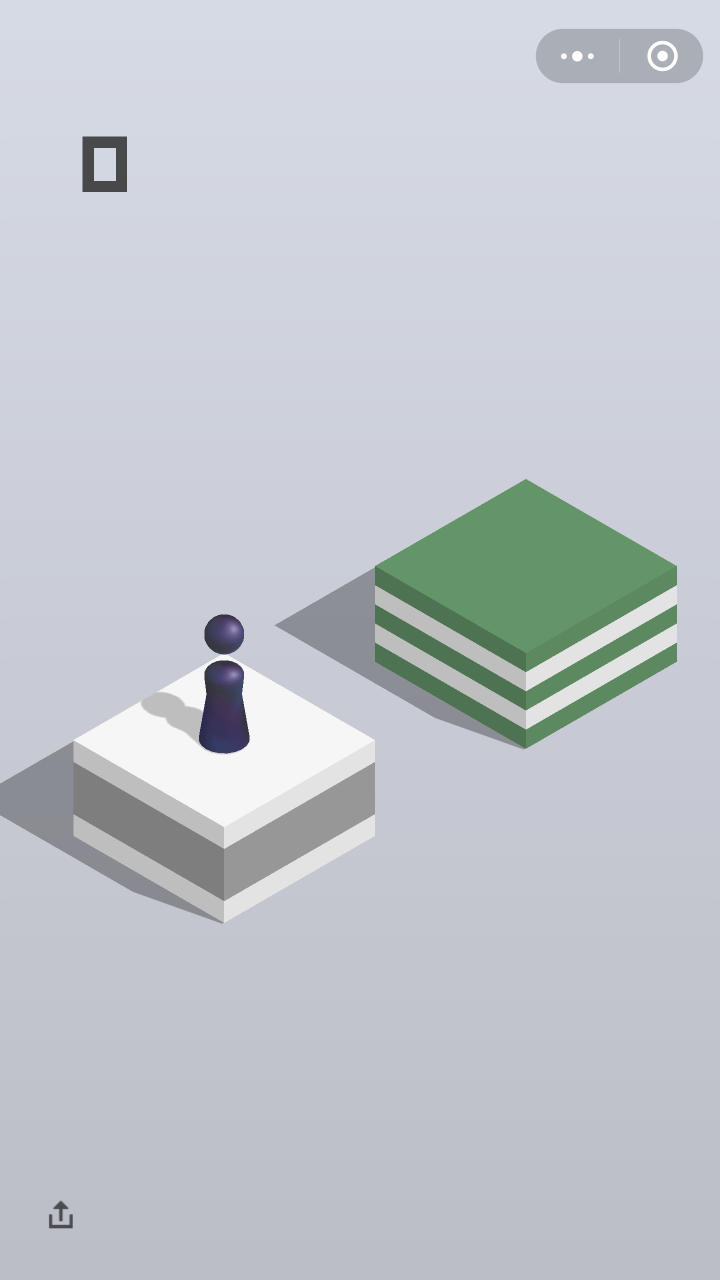
#> input picture screen.png, 1440 x 2560 px (shown at 1/2 size)
$ python main.py
#> lines starting #> are read from the running program, lines starting #| are printed output that depends on the picture
import os
import cv2
import time
import random

def jump(time):
    random_x = random.randint(100,200)
    random_y = random.randint(300,400)
    os.system("adb shell input touchscreen swipe %s %s %s %s %s"%(random_x,random_y,random_x,random_y,time))

def get_png():
    os.system("adb shell screencap -p /sdcard/screen.png")
    os.system("adb pull /sdcard/screen.png")
    os.system("adb shell rm /sdcard/screen.png")

def draw_circle(event, x, y, flags, param):
    global start_x,start_y,end_x,end_y
    if event == cv2.EVENT_LBUTTONDOWN:
        start_x,start_y=x,y
    if event == cv2.EVENT_LBUTTONUP:
        end_x,end_y=x,y

if __name__ == '__main__':
    start_x, start_y, end_x, end_y=0,0,0,0
    cv2.namedWindow('img')
    cv2.setMouseCallback('img',draw_circle)
    get_png()
    while(1):
        img = cv2.imread('screen.png')
#> img is the input picture: shape (2560, 1440, 3); mean B, G, R 205.5, 198.5, 193.8
        img = cv2.resize(img,(288,510))
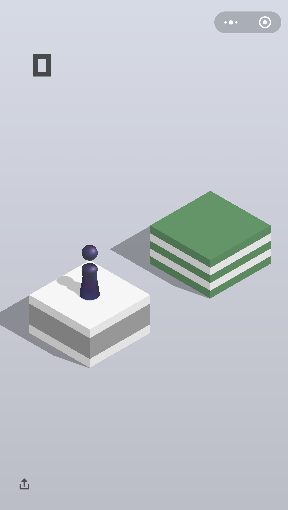
#> img: shape (510, 288, 3); mean B, G, R 205.5, 198.5, 193.8
        cv2.imshow('img',img)
        k =cv2.waitKey(5) & 0xFF
#> (key Esc is pressed here)
        if  k== ord('p'):
            break
        if k ==ord('1'):
            get_png()
        if end_x!=0:
            dis=(abs(end_x-start_x)**2+abs(end_y-start_y)**2)**0.5
            time1 = int(dis*5)
            jump(time1)
            time.sleep(1)
            get_png()
            start_x, start_y, end_x, end_y = 0, 0, 0, 0
    cv2.destroyAllWindows()

$ run again, with 1.png copied over screen.png
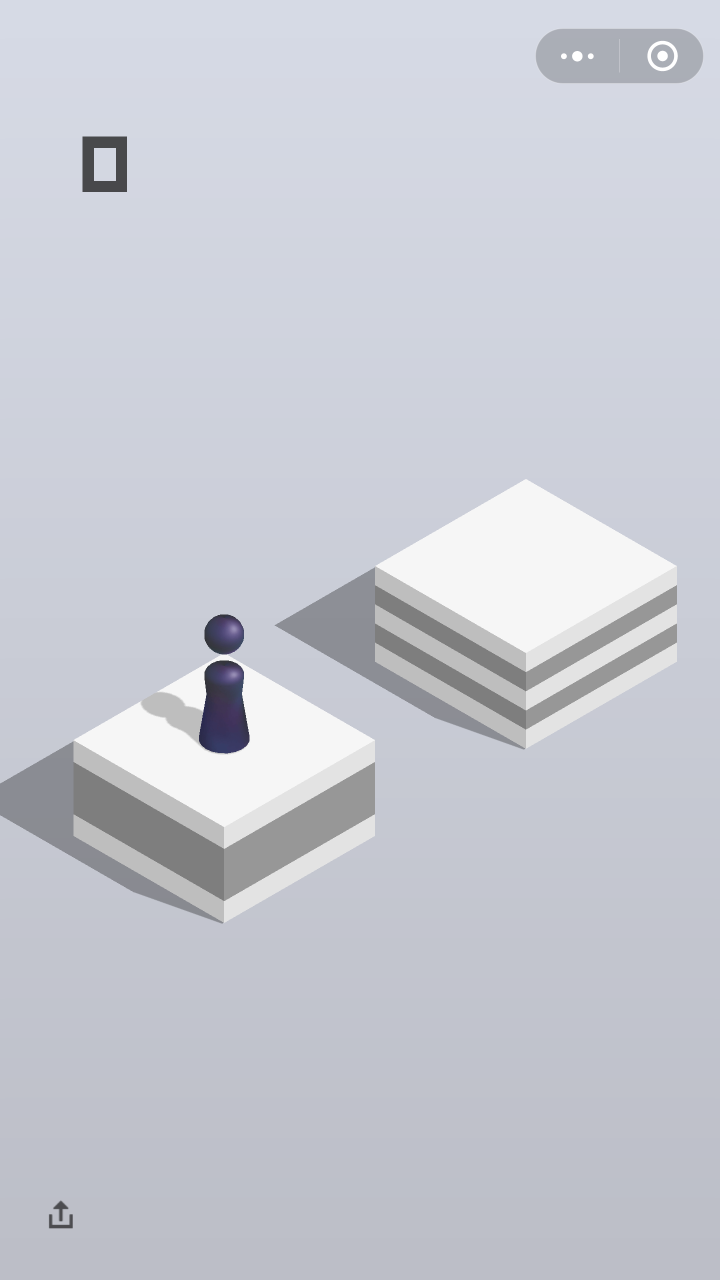
#> input picture 1.png, 1440 x 2560 px (shown at 1/2 size)
#> img is the input picture: shape (2560, 1440, 3); mean B, G, R 210.9, 202, 199.4
#> `img = cv2.resize(img,(288,510))`:
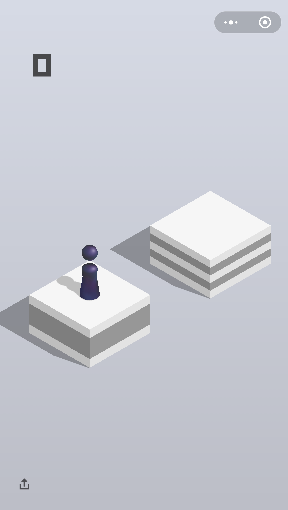
#> img: shape (510, 288, 3); mean B, G, R 210.8, 202, 199.4
